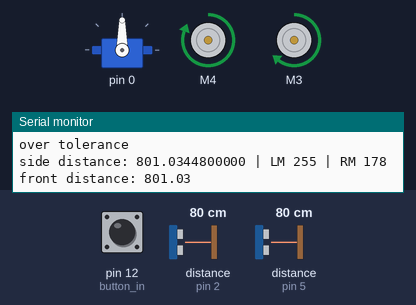
This sketch was run on a simulated Arduino Uno, built with avr-gcc and run on an emulated ATmega328P. Shown: servo, 2 × DC motor (green arrow = forward, orange = backward, longer = faster), the last lines printed to the serial monitor. Wiring (inferred from the names in the program): 2 × ultrasonic range finder: trigger pin 4, echo pin 5 / trigger pin 6, echo pin 2. The inputs (shaded band) are chosen by the test bench; at power-on: distance to the obstacle (sensors on pin 2, pin 5) 80 cm, pin 12 (button_in) LOW. The echo pulse lasts 58.3 µs per cm. At 7.7 s the program stops and its outputs stay as they are.

Above: at 1.2 s.
1.3 s: distance to the obstacle (sensor on pin 2) set to 2 cm
At 2.0 s:
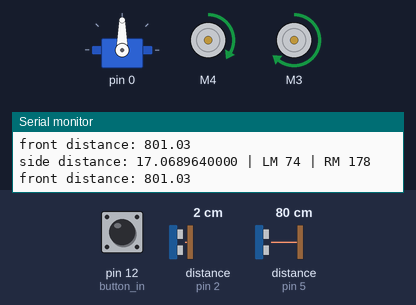
2.9 s: distance to the obstacle (sensor on pin 5) set to 12 cm
4.4 s: distance to the obstacle (sensor on pin 5) set to 9 cm
At 5.9 s:
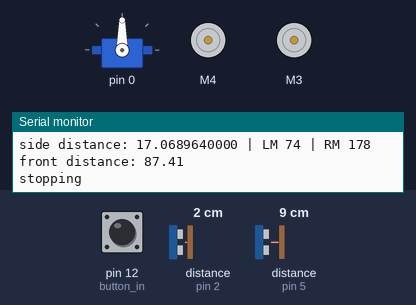
Timing chart, 0 to 7.4 s (numbered marks = the images above; inputs shaded):
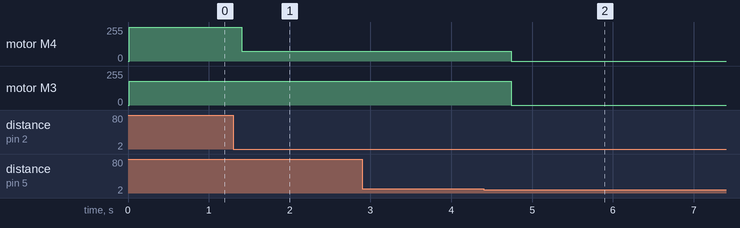

The sketch:

idp.ino
```cpp
// #include "wrapper.h"
#include "motor_control.h"
#include "sensors.h"
#include "wrapper.h"

void setup() {
    initial_setup();
}

void loop() {
    main_loop();
}
```

motor_control.h
```cpp
#include <Adafruit_MotorShield.h>
#include "sensors.h"
#include <Servo.h>

// Constant values - adjust for calibration
#ifndef MOTOR_CONSTS
#define MOTOR_CONSTS
const float default_motor_speed = 0.7;
const float desired_side_distances[4] = { 425, 180, 180, 180 };
const float turning_distances[4] = { 100, 100, 100, 100 };
const float gyroscope_control_constant = 0;
const float proportional_constant = 0.001;
const float integral_constant;
const int turning_duration = 1000;
const int servo_sig;
const float difference_tolerance = 50;
#endif
// Setup motor

#ifndef MOTOR_SHIELD
#define MOTOR_SHIELD
Adafruit_MotorShield AFMS = Adafruit_MotorShield();
Adafruit_DCMotor *LM = AFMS.getMotor(4); // Adjust based on actual port connected
Adafruit_DCMotor *RM = AFMS.getMotor(3); // Adjust based on actual port connected
Servo servo;
#endif
// Returns the adjusted left motor speed based on sensor readings to keep a certain
// desired side distance to the wall, increasing if the robot is too far away and
// decreasing if the robot is too close.
// Arguments:
//     float distance_difference : distance difference to side wall
//     float gyroscope_value     : gyroscope value obtained from built in Arduino sensor
// Output:
//     int                   : required left motor speed
int follow_wall_left_motor_speed(float distance_difference, float gyroscope_value);

// Returns the adjusted right motor speed based on sensor readings. If the robot
// should turn, an additional adjustment is added.
// Arguments:
//     float gyroscope_value    : gyroscope value obtained from built in Arduino sensor
// Output:
//     int                      : required right motor speed
int follow_wall_right_motor_speed(float distance_difference, float gyroscope_value);

#ifndef MS_H
#define MS_H
struct MotorSpeeds {
	int left_motor;
	int right_motor;
};
#endif

// Obtains sensor readings using methods in sensor.h and returns an std::pair of
// required left and right motor values.
// Arguments:
//     int current_wall         : current wall based on decided label values
// Output:
//     std::pair<int, int>   : motor speeds, pair.first = left, pair.second = right
MotorSpeeds follow_wall_motor_speeds(int current_wall);

// Set current motor speeds based on wall to follow
// Arguments:
//     int current_wall      : current wall based on decided label values
// Output:
//     None
void follow_wall(int current_wall);

void normal_orientation(unsigned long t, int current_wall);

// Stop current motors.
void stop_motors();

// Turn left for a certain duration
void turn_left();

// Turn right for a certain duration
void turn_right();

// Move forwards for a certain duration
// Arguments:
//     int duration          : duration to move forwards (milliseconds)
// Output:
//     NOne
void move_forwards(int duration);
```

motor_control.ino
```cpp
#include "motor_control.h"

int follow_wall_left_motor_speed(float distance_difference, float gyroscope_value) {
	return max(min((default_motor_speed + (distance_difference * proportional_constant)) * 255, 255), 0);
}

int follow_wall_right_motor_speed(float distance_difference, float gyroscope_value) {
	// return max(min((default_motor_speed - (distance_difference * proportional_constant)) * 255, 255), 0);
	return default_motor_speed * 255;
}

MotorSpeeds follow_wall_motor_speeds(int current_wall) {
	// TODO: obtain values from functions used in sensor.h
	const float side_distance = distance_right();
	const float gyroscope_value;
	const float distance_difference = side_distance - desired_side_distances[current_wall];

	if(distance_difference > difference_tolerance) {
		Serial.print("over tolerance\n");
	}

	const int left_motor = follow_wall_left_motor_speed(distance_difference, gyroscope_value);
	const int right_motor = follow_wall_right_motor_speed(distance_difference, gyroscope_value);

	String msg = String("side distance: " + String(side_distance, DEC) + " | LM " + String(left_motor, DEC) + " | RM " + String(right_motor, DEC) + "\n");
	Serial.print(msg);
	return MotorSpeeds { left_motor, right_motor };
}

void normal_orientation(unsigned long t, int current_wall) {
	unsigned long t0 = millis();
	const long dt = 100;

	float front_distance = distance_front();
	float side_distance = distance_right();

	LM->setSpeed(default_motor_speed);
	RM->setSpeed(default_motor_speed);
	LM->run(FORWARD);
	RM->run(FORWARD);

	int i;
	while (millis() < t0 + t && front_distance >= 200) {
		if (millis() >= t0 + (i * dt)) {
			float fd = distance_front();
			float sd = distance_right();

			float delta_front = fd - front_distance;
			float delta_side = sd - side_distance;

			float distance_desired = desired_side_distances[current_wall] - sd;
			if (sd < 0 && distance_desired > 0) {

			}
		}
	}
}

void follow_wall(int current_wall) {
    const MotorSpeeds motor_speeds = follow_wall_motor_speeds(current_wall);

	LM->setSpeed(abs(motor_speeds.left_motor));
	RM->setSpeed(abs(motor_speeds.right_motor));

	if (motor_speeds.left_motor >= 0)
		LM->run(FORWARD);
	else
		LM->run(BACKWARD);
	if (motor_speeds.right_motor >= 0)
		RM->run(FORWARD);
	else
		RM->run(BACKWARD);
}

void stop_motors() {
	LM->run(RELEASE);
	RM->run(RELEASE);
}

void turn_left() {
	LM->setSpeed(default_motor_speed);
	RM->setSpeed(default_motor_speed);
	LM->run(BACKWARD);
	RM->run(FORWARD);
	delay(turning_duration);
	stop_motors();
}

void turn_right() {
	LM->setSpeed(default_motor_speed);
	RM->setSpeed(default_motor_speed);
	LM->run(FORWARD);
	RM->run(BACKWARD);
	delay(turning_duration);
	stop_motors();
}

void move_forwards(int duration) {
	LM->setSpeed(default_motor_speed);
	RM->setSpeed(default_motor_speed);
	LM->run(FORWARD);
	RM->run(FORWARD);
	delay(duration);
	stop_motors();
}
```

sensors.h
```cpp
#ifndef SENSOR_CONSTS
#define SENSOR_CONSTS
const float colour_reading_threshold;
const int front_ultrasound_trig = 4;
const int front_ultrasound_echo = 5;
const int right_ultrasound_trig = 6;
const int right_ultrasound_echo = 2;
const int ultrasonic_vcc = 3;
const int button_in = 12;
const int button_vcc = 13;
#endif

#ifndef SENSOR_VARS
#define SENSOR_VARS
float current_front_distance = 300;
float current_side_distance = 100;
#endif

// Sensors setup - run in void setup() to set parameters for the sensors
void sensors_setup();

// Convert readings from the colour sensor and determine whether it is blue or brown
// Arguments:
//     None
// Output:
//     bool        : blue = true, brown = false
bool is_block_blue();

// Obtain front distance reading from front ultrasound sensor
// Arguments:
//     bool front  : front or side sensor (true = front)
// Output:
//     float       : distance reading in millimetres
float distance_from_ultrasound(bool front);

// Obtain front distance reading from front ultrasound sensor (wrapper)
// Arguments:
//     None
// Output:
//     float       : distance reading in millimetres
float distance_front();

// Obtain side distance reading from right ultrasound sensor (wrapper)
// Arguments:
//     None
// Output:
//     float       : distance reading in millimetres
float distance_right();
```

sensors.ino
```cpp
#include "sensors.h"

void sensors_setup() {
	pinMode(front_ultrasound_trig, OUTPUT);
	pinMode(right_ultrasound_trig, OUTPUT);
	pinMode(front_ultrasound_echo, INPUT);
	pinMode(right_ultrasound_echo, INPUT);
	pinMode(ultrasonic_vcc, OUTPUT);
	pinMode(button_in, INPUT);
	pinMode(button_vcc, OUTPUT);

	digitalWrite(button_vcc, HIGH);
	digitalWrite(ultrasonic_vcc, HIGH);
}

float convert_ultrasound_sensor(float input) {
	return input;
}

// bool is_block_blue() {
// 	float input; // TODO: obtain from sensors
// 	return input > colour_reading_threshold;
// }

float distance_from_ultrasound(bool front) {
	int trig;
	int echo;
	if (front) {
		trig = front_ultrasound_trig;
		echo = front_ultrasound_echo;
	}
	else {
		trig = right_ultrasound_trig;
		echo = right_ultrasound_echo;
	}
	digitalWrite(trig, HIGH);
	delayMicroseconds(10);
	digitalWrite(trig, LOW);
	const int duration = pulseIn(echo, HIGH);
	const float measured_distance = static_cast<float>(duration) / 5.8;
	if (front) {
		if (measured_distance >= 0.0)
			current_front_distance = measured_distance;
		return current_front_distance;
	}
	else {
		if (measured_distance >= 0.0)
			current_side_distance = measured_distance;
		return current_side_distance;
	}
}

float distance_front() {
	return distance_from_ultrasound(true);
}

float distance_right() {
	return distance_from_ultrasound(false);
}
```

wrapper.h
```cpp
#include "motor_control.h"
#include "sensors.h"

// Initial setup
void initial_setup();

// Main loop
void main_loop();
```

wrapper.ino
```cpp
#include "wrapper.h"

#ifndef CURRENT_WALL
#define CURRENT_WALL
int current_wall = 0;
#endif

void initial_setup() {
    Serial.begin(9600);
    sensors_setup();
    AFMS.begin();
    servo.attach(servo_sig);

    while (digitalRead(button_in) == HIGH) {
        delay(10);
    }
    // move_forwards(1000);
    // turn_right();
}

void main_loop() {
    unsigned long t0 = millis();
    float front = distance_front();
    Serial.println(distance_right());
    while (millis() < t0 + 30000 && front > 100) {
        follow_wall(current_wall);
        front = distance_front();
        Serial.print("front distance: ");
        Serial.println(front);
        delay(250);
        // ADD ANY ADDITIONAL STUFF THE ROBOT NEEDS TO DO HERE (eg turn to pickup or drop block)
        switch (current_wall) {
            case 0:
                break;
            case 1:
                break;
            case 2:
                break;
            case 3:
                break;
        }
    }
    Serial.print("stopping");
    stop_motors();
    while(true) {
        delay(1000);
    }
    turn_left();
    stop_motors();
    current_wall++;
}
```

Measured:
- the behaviour switches between 11 and 10 cm on distance to the obstacle (sensor on pin 5) (found by bisection; images 1 and 2)
- after the input at 1.3 s, motor M4: forward 255/255 → forward 74/255 after 0.11 s
- after the input at 4.4 s, motor M4: forward 74/255 → stopped after 0.34 s; motor M3: forward 178/255 → stopped after 0.34 s
